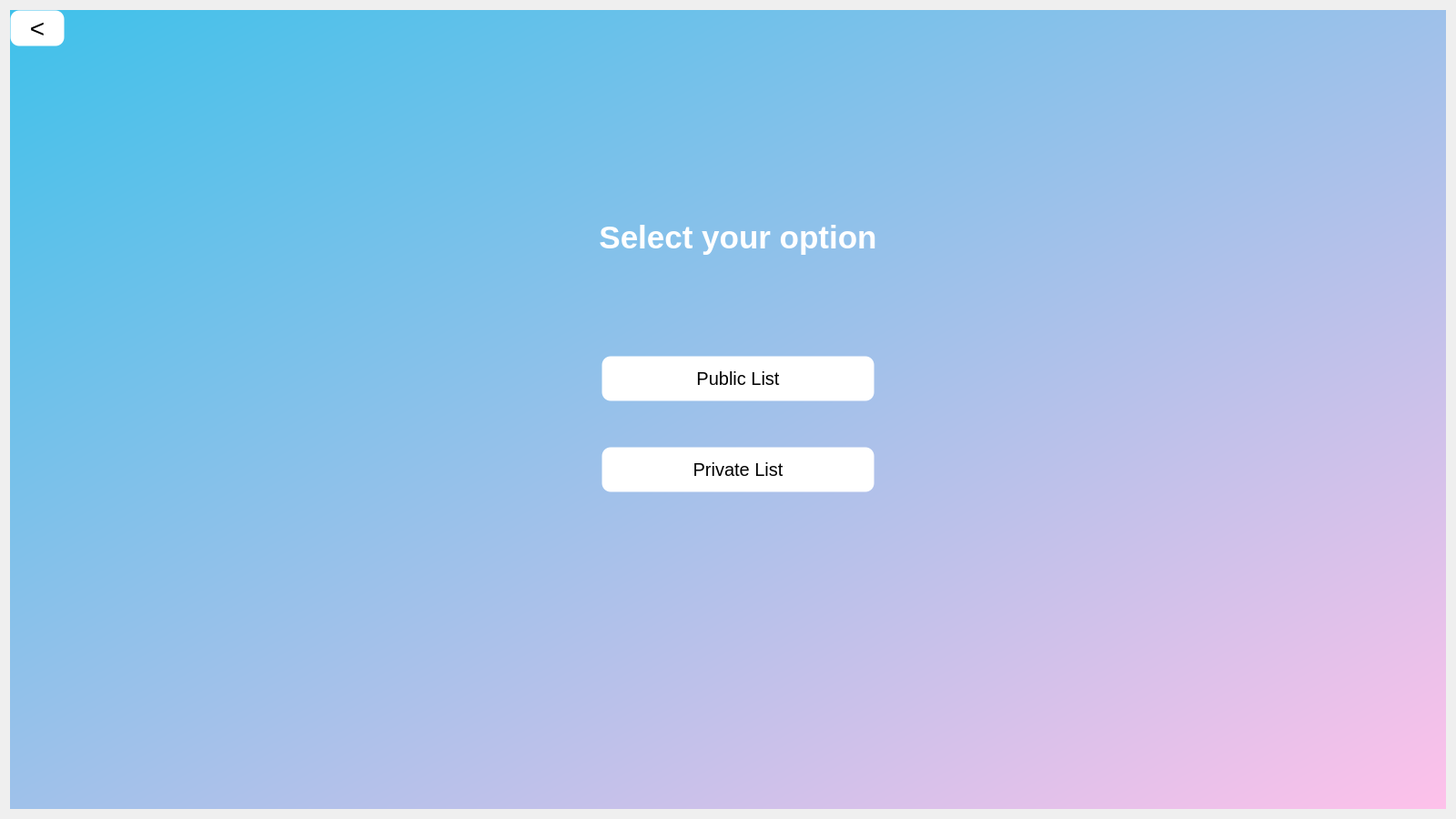
<?xml version="1.0" encoding="UTF-8"?>
<ui version="4.0">
 <class>Dialog</class>
 <widget class="QDialog" name="Dialog">
  <property name="geometry">
   <rect>
    <x>0</x>
    <y>0</y>
    <width>1600</width>
    <height>900</height>
   </rect>
  </property>
  <property name="windowTitle">
   <string>Dialog</string>
  </property>
  <layout class="QHBoxLayout" name="horizontalLayout">
   <item>
    <widget class="QWidget" name="bg_widget" native="true">
     <property name="styleSheet">
      <string notr="true">QWidget#bg_widget{
background-color: qlineargradient(spread:pad, x1:0, y1:0, x2:1, y2:1, stop:0 rgba(63, 193, 234, 255), stop:1 rgba(255, 193, 234, 255));
}</string>
     </property>
     <widget class="QWidget" name="verticalWidget_2" native="true">
      <property name="geometry">
       <rect>
        <x>625</x>
        <y>200</y>
        <width>350</width>
        <height>100</height>
       </rect>
      </property>
      <layout class="QVBoxLayout" name="verticalLayout_2">
       <item>
        <widget class="QLabel" name="label_4">
         <property name="styleSheet">
          <string notr="true">font: 75 25pt &quot;Ubuntu&quot;;</string>
         </property>
         <property name="text">
          <string>&lt;html&gt;&lt;head/&gt;&lt;body&gt;&lt;p align=&quot;center&quot;&gt;&lt;span style=&quot; font-size:26pt; font-weight:600; color:#ffffff;&quot;&gt;Select your option&lt;/span&gt;&lt;/p&gt;&lt;/body&gt;&lt;/html&gt;</string>
         </property>
        </widget>
       </item>
      </layout>
     </widget>
     <widget class="QPushButton" name="public_list_button">
      <property name="geometry">
       <rect>
        <x>650</x>
        <y>380</y>
        <width>300</width>
        <height>50</height>
       </rect>
      </property>
      <property name="styleSheet">
       <string notr="true">background-color: rgb(255, 255, 255);
border-width: 1px;
border-style: solid;
border-radius: 10px;
font-size: 20px;</string>
      </property>
      <property name="text">
       <string>Public List</string>
      </property>
     </widget>
     <widget class="QPushButton" name="private_list_button">
      <property name="geometry">
       <rect>
        <x>650</x>
        <y>480</y>
        <width>300</width>
        <height>50</height>
       </rect>
      </property>
      <property name="styleSheet">
       <string notr="true">background-color: rgb(255, 255, 255);
border-width: 1px;
border-style: solid;
border-radius: 10px;
font-size: 20px;</string>
      </property>
      <property name="text">
       <string>Private List</string>
      </property>
     </widget>
     <widget class="QPushButton" name="back">
      <property name="geometry">
       <rect>
        <x>0</x>
        <y>0</y>
        <width>60</width>
        <height>40</height>
       </rect>
      </property>
      <property name="styleSheet">
       <string notr="true">background-color: rgb(255, 255, 255);
border-width: 1px;
border-style: solid;
border-radius: 10px;
font-size: 28px;</string>
      </property>
      <property name="text">
       <string>&lt;</string>
      </property>
     </widget>
    </widget>
   </item>
  </layout>
 </widget>
 <resources/>
 <connections/>
</ui>
